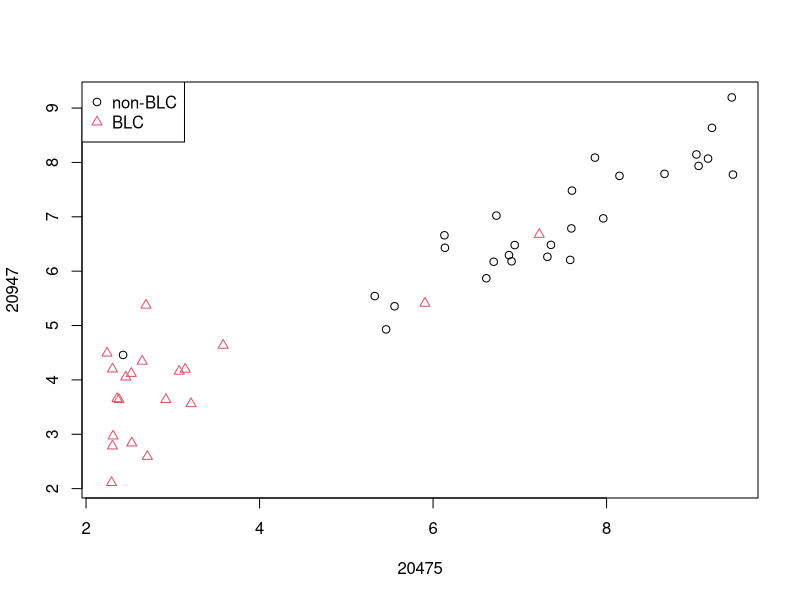
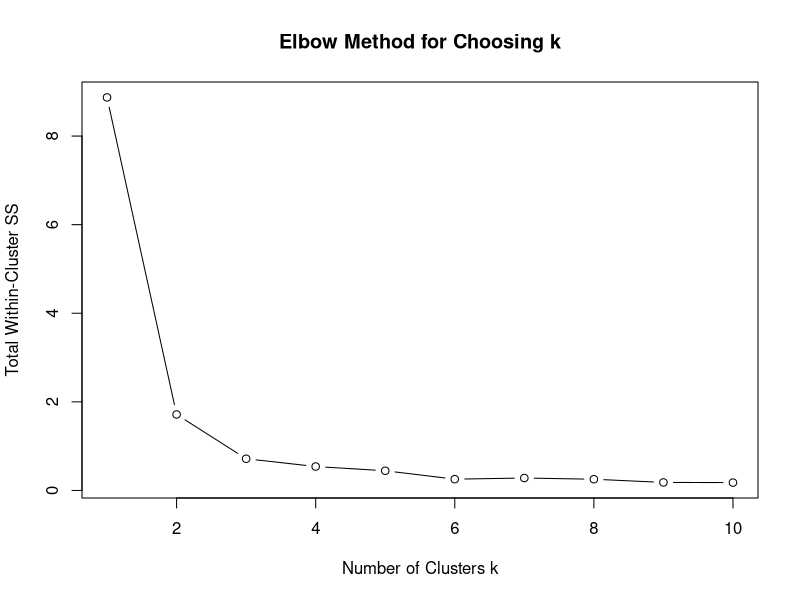
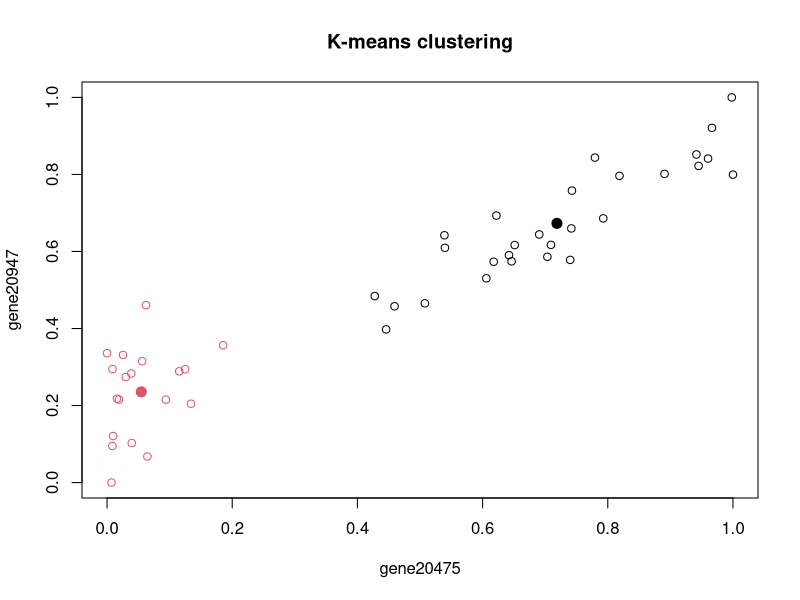
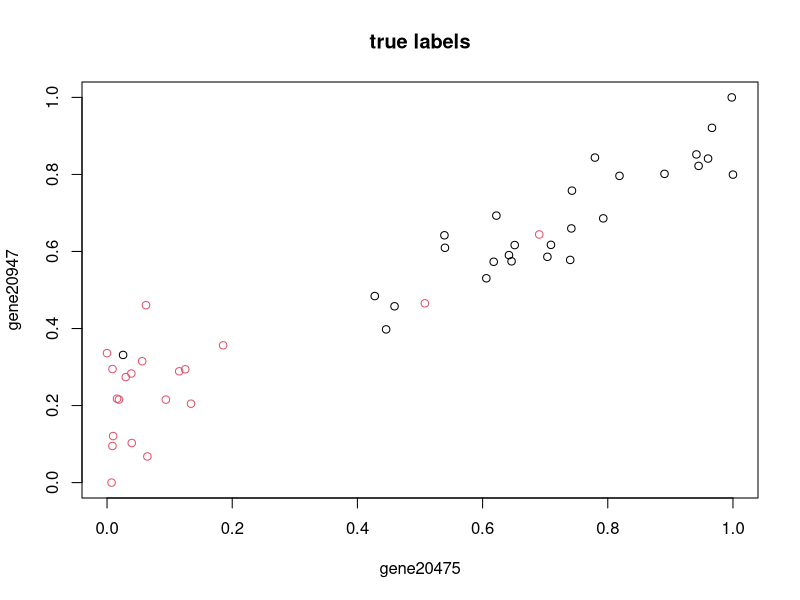
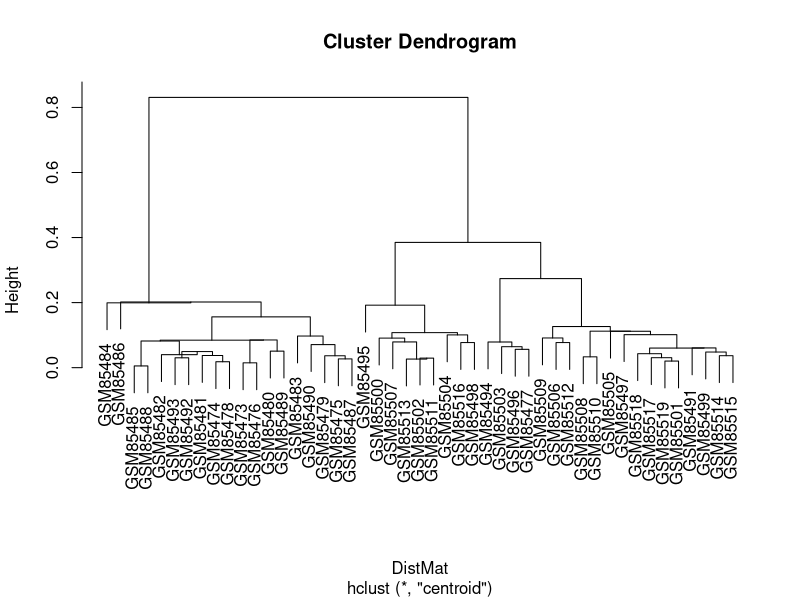
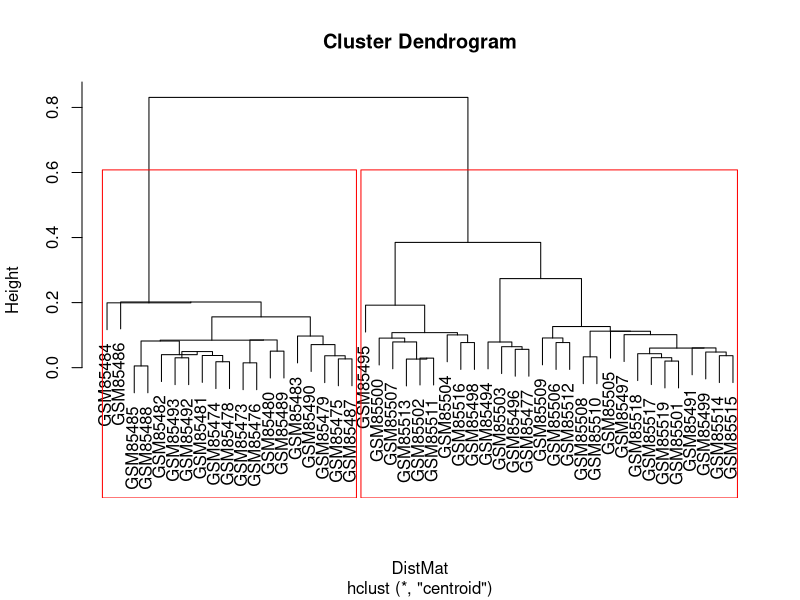
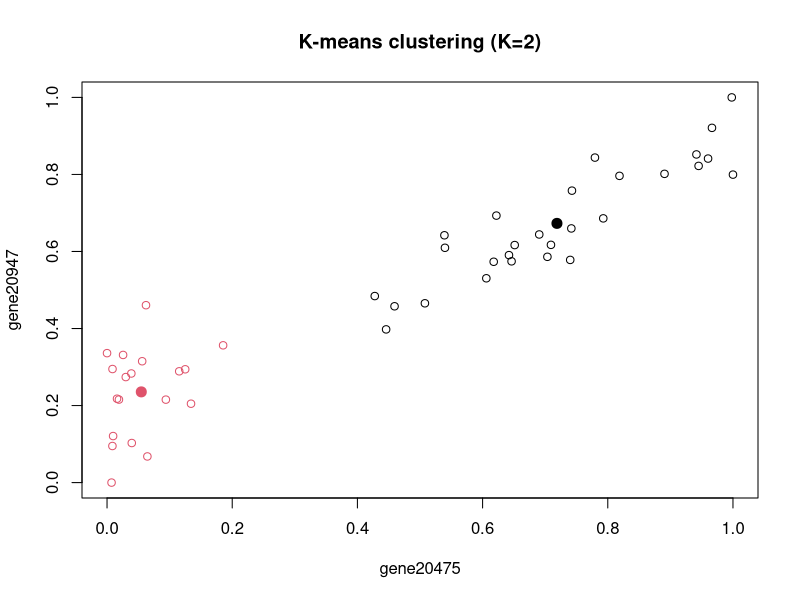
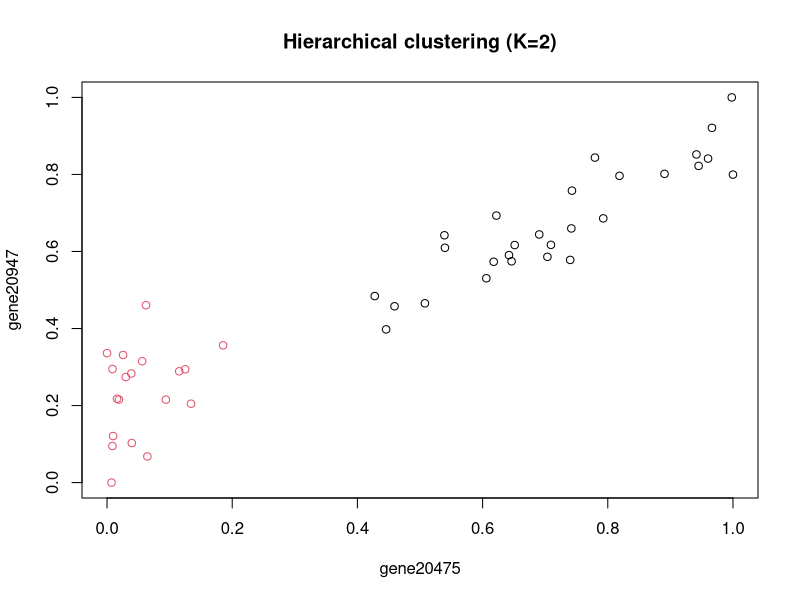

R code for these plots, in order:
#############################################################################
#
# The following code is for clustering for two types of breast cancers using
# microarray data set. The "BLClabels" provides the patient information:
# 1 for the normal and non-BLC patients and 2 for BLC patients.
#
# Please email me at pszhong@uic.edu if you have any question
#
#################### Read Data into R from local file #######################

setwd("~/Desktop/stat385/lab13/")

chromoX<-read.table(file="ChromoXmicroarray.txt",header=TRUE)
BLClabels<-c(rep(1,27),rep(2,20))

############################################################################
#
# Q1. Perform t-test to select the most relevant genes for classification
#
############################################################################

ttests<-function(x,group)
{
  x<-as.numeric(x)
  pvalue<-t.test(x ~ group)$p.value;
  return(pvalue)
}
pvalues<-apply(chromoX[,c(3:49)],1,ttests,group=BLClabels)
smallpvals<-order(pvalues)[1:2]
features2<-chromoX[smallpvals,c(3:49)]

plot(t(features2),col=BLClabels,pch=BLClabels)
legend("topleft",c("non-BLC","BLC"),col=c(1,2),pch=c(1,2))

############################################################################
#
# Perform normalization on two feature variables
#
############################################################################


normalization<-function(x)
{
  norms<-(x-min(x))/(max(x)-min(x))
  return(norms)
}
microdata2<-apply(features2,1,normalization)
microdata2<-data.frame(gene20475=microdata2[,1],gene20947=microdata2[,2])



############################################################################
#
# Q2. Elbow method: find total within-cluster sum of squares for k = 1 to 10
#
############################################################################

kmeans.winss <- rep(0, 10)
kval <- 1:10

for (k in kval) {
  kmeans.cluster.k <- kmeans(microdata2, k)
  kmeans.winss[k] <- kmeans.cluster.k$tot.withinss
}

# Now plot it
plot(kval, kmeans.winss, type = "b", xlab = "Number of Clusters k", ylab = "Total Within-Cluster SS",
     main = "Elbow Method for Choosing k")

# The elbow point is at 2 clusters. We should use k = 2


############################################################################
#
# Q3. K-means clustering with k=2
#
############################################################################


kmeans.cluster2<-kmeans(microdata2,2)
plot(microdata2, col=kmeans.cluster2$cluster, main="K-means clustering")
points(kmeans.cluster2$centers,cex=2,pch=20, col=c(1:2))
plot(microdata2, col=BLClabels, main="true labels")

kmeans_vs_true <- table(kmeans.cluster2$cluster, BLClabels)
kmeans_vs_true
#   BLClabels
#    1  2
# 1  1 18
# 2 26  2

# The k-means clustering with k=2 does not perform very well. Cluster 1 contains mostly BLC patients,
# while Cluster 2 contains mostly non-BLC patients, but there is substantial mixing between the classes.

############################################################################
#
# Q4. Hierarchical clustering using manhattan distance and centroid-linkage merging
#
############################################################################


par(mfrow=c(1,1))

DistMat<-dist(microdata2,method="manhattan")

hclustCen<-hclust(DistMat,method="centroid")

plot(hclustCen)

cuttree2<-cutree(hclustCen,k=2)
plot(hclustCen)
rect.hclust(hclustCen,k=2,border="red")

hierarchical_vs_true <- table(cuttree2, BLClabels)
hierarchical_vs_true
#         BLClabels
# cuttree2  1  2
#         1 26  2
#         2  1 18

# The hierarchical clustering using Manhattan distance and centroid linkage performs well. Cluster 1
# groups mostly non-BLC patients, and Cluster 2 groups mostly BLC patients, with very little misclassification
# compared to k-means. This method works better for our data.

############################################################################
#
# Hierarchical clustering versus K-means clustering
#
############################################################################


plot(microdata2, col=kmeans.cluster2$cluster, main="K-means clustering (K=2)")
points(kmeans.cluster2$centers,cex=2,pch=20, col=c(1:2))
plot(microdata2, col=cuttree2, main="Hierarchical clustering (K=2)")

# good looks :D



